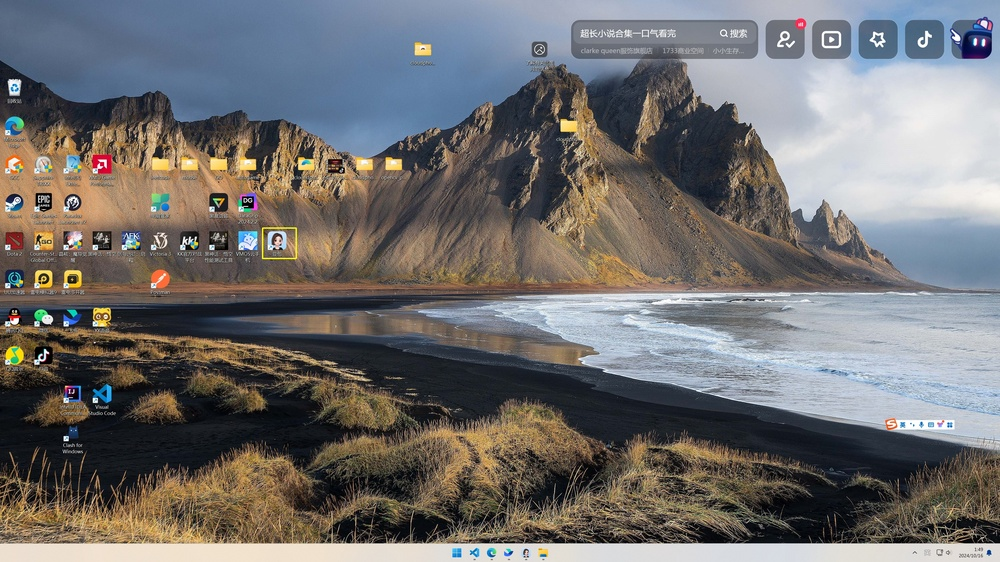
#> input picture output.jpg, 1000 x 562 px, shrunk from 3840 x 2160 before the run
$ python test.py output.jpg output.jpg
#> lines starting #> are read from the running program, lines starting #| are printed output that depends on the picture; after the words box and inside, x2 and y2 are one past the last pixel; in counts of white or black regions, pixels touching at a corner belong together
import argparse
import cv2
import numpy as np
def MatchTemplate(input_image_path,template_image_path,output_image_path):
#> called with input_image_path = 'output.jpg', template_image_path = 'output.jpg', output_image_path = 'output.jpg'
    input_image = cv2.imread(input_image_path,1)
#> input_image is the input picture: shape (562, 1000, 3); mean B, G, R 111.2, 111.6, 113.6
    template_image = cv2.imread(template_image_path,1)
    # 转成灰度图
    input_image_gray = cv2.cvtColor(input_image, cv2.COLOR_BGR2GRAY)
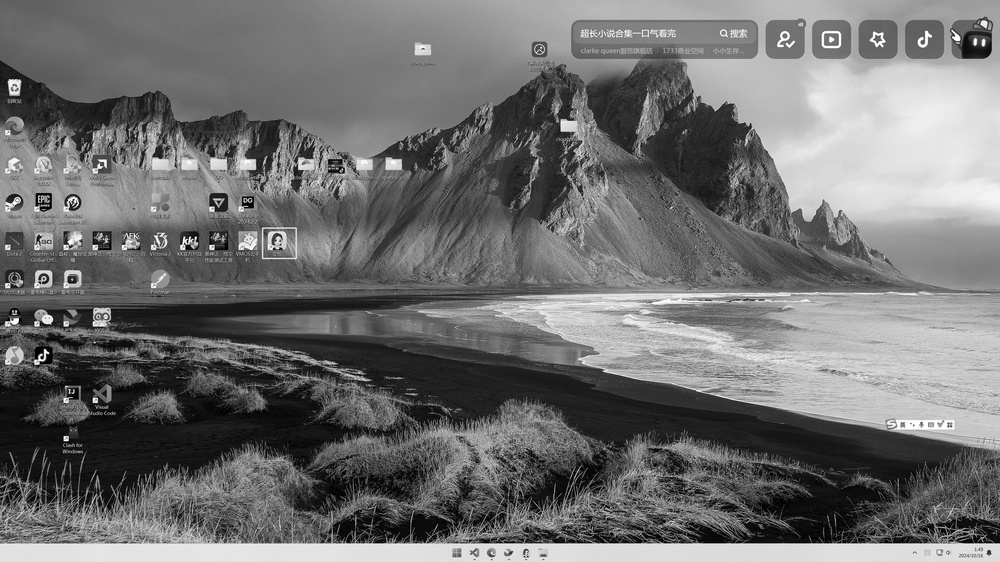
#> input_image_gray: shape (562, 1000); min 0, max 255, mean 112.2
    template_image_gray = cv2.cvtColor(template_image, cv2.COLOR_BGR2GRAY)
    #cv2.imshow('Original',input_image_gray)
    #cv2.imshow('Template',template_image_gray)
    # 获取模版图的
    w,h = template_image_gray.shape[0], template_image_gray.shape[1]
#> w = 562; h = 1000
    print(w)
#| 562
    print(h)
#| 1000
    # 获取每个左上角像素点的匹配度
    matched = cv2.matchTemplate(input_image_gray,template_image_gray,cv2.TM_CCOEFF_NORMED)
#> matched = [1]
    threshold = 0.8
    # 找到符合条件的点，返回行和列
    loc = np.where( matched >= threshold)
#> loc = ([0], [0])
    # 拆分元组，行列颠倒，并压缩组合
    for pt in zip(*loc[::-1]):
        cv2.rectangle(input_image, pt, (pt[0] + h, pt[1] + w), (0,255,255), 2)
#> this loop made 1 pass
#> pt on pass 1: (0, 0)
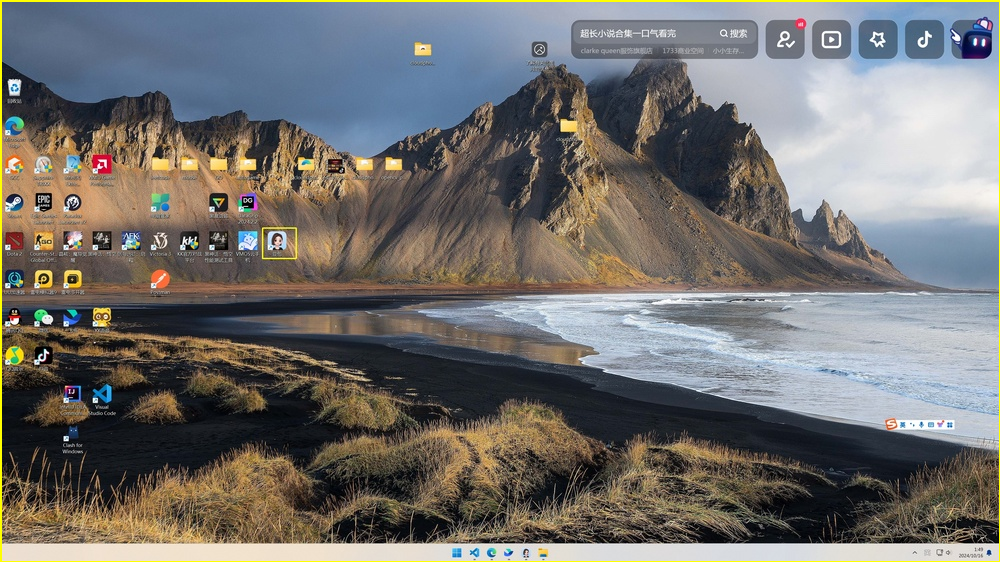
#> input_image: shape (562, 1000, 3); 0.83% of pixels changed, all inside (x1, y1, x2, y2) = (0, 0, 1000, 562)
    cv2.imwrite(output_image_path, input_image)
    # cv2.imshow('Matched with Template',input_image)
    # cv2.waitKey(0)
    # 返回中心坐标
    return pt[0]+h/2,pt[1] + w/2

if __name__ == '__main__':

    parser = argparse.ArgumentParser(description='This is a description of your program.')
    parser.add_argument('input_image_path', type=str, help='Path to the input file.')
    parser.add_argument('template_image_path', type=str, help='Path to the template file.')
    parser.add_argument('--output_image_path', type=str, default='output.jpg', help='Path to the Matched with Template file.')
    args = parser.parse_args()

    input_image_path = args.input_image_path
    template_image_path = args.template_image_path
    output_image_path = args.output_image_path
    print(output_image_path)

    MatchTemplate(input_image_path,template_image_path,output_image_path)
